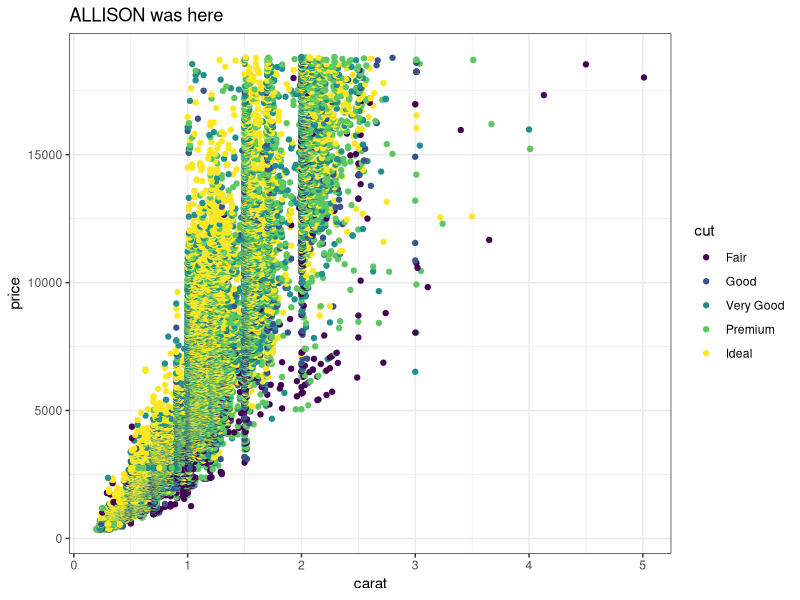
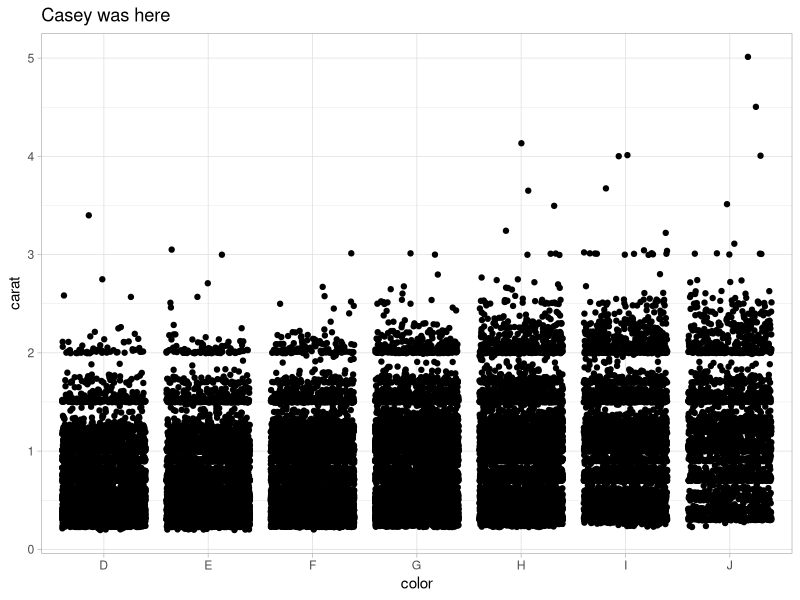
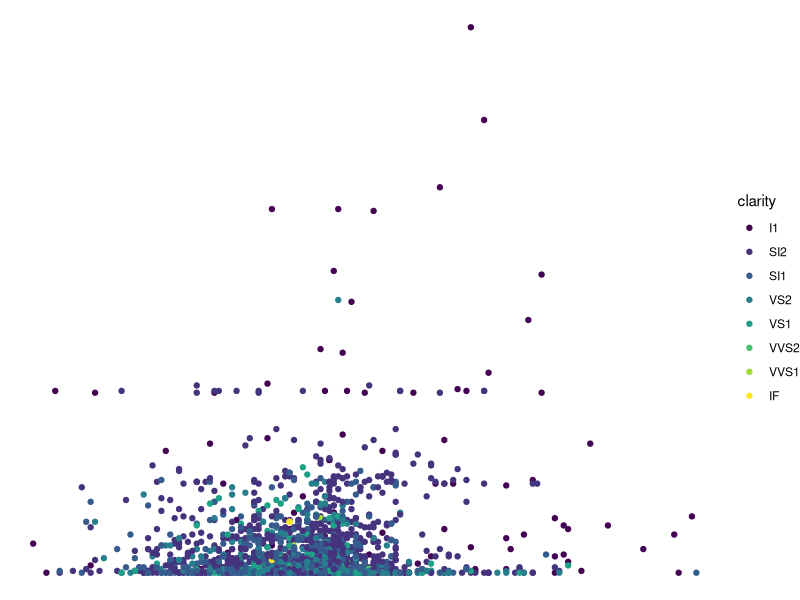

Here is the R script that generated these plots, in order:
## ---- chunk 1
knitr::opts_chunk$set(echo = TRUE)
library(tidyverse)
## ---- chunk 2
# Partner 1: 
# Run the code below to see the original graph
# Change the code below to make the point color change based on 'cut', and update the theme to theme_bw(). Update the title to include your first name. 

ggplot(data = diamonds, aes(x = carat, y = price)) +
  geom_point(aes(color = cut)) +
  theme_bw() +
  labs(title = "ALLISON was here")
## ---- chunk 3
# Partner 2: 
# Run the code below to see the original graph
# Change the code below to make the geom a geom_jitter, and update the theme to theme_light. Update the title to include your first name. 

ggplot(data = diamonds, aes(x = color, y = carat)) +
  geom_jitter() +
  theme_light() +
  labs(title = "Casey was here")
## ---- chunk 4
ggplot(data = diamonds %>% filter(carat > 2), aes(x = depth, y = carat, color = clarity)) +
  geom_point() +
  theme_void()

5+10 ### yayayayay
## ---- chunk 5

